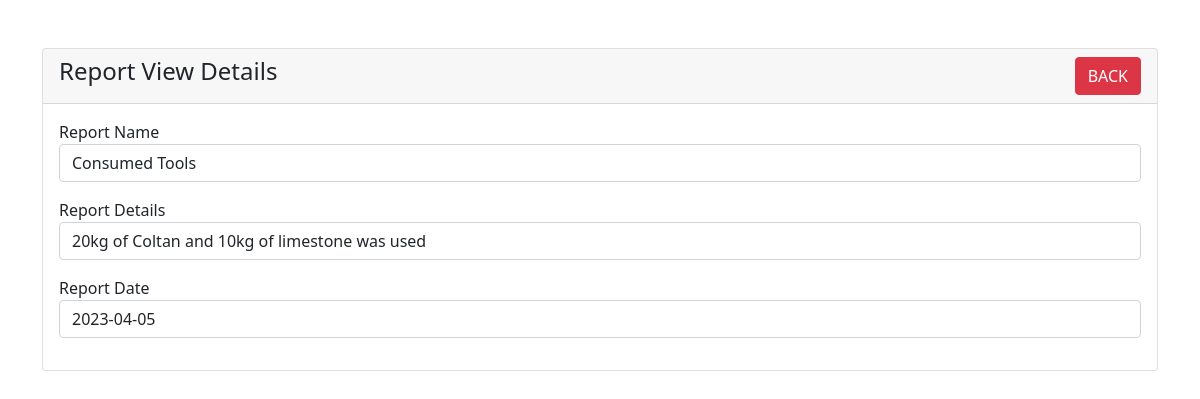
The page /report-view.php?id=6 on the database its author committed.
### tables this page shows
CREATE TABLE `report` (
  `id` int(6) NOT NULL,
  `name` varchar(191) NOT NULL,
  `details` varchar(191) NOT NULL,
  `rdate` date NOT NULL
);

### report-view.php (the view, shortened to what this page needs)
<?php
require 'dbcon.php';
?>
<!doctype html>
<html lang="en">
  <head>
    <link href="https://cdn.jsdelivr.net/npm/bootstrap@5.1.3/dist/css/bootstrap.min.css" rel="stylesheet">
</head>
<body>
    <div class="container mt-5">
        <div class="row">
            <div class="col-md-12">
                <div class="card">
                    <div class="card-header">
                        <h4>Report View Details
                            <a href="report.php" class="btn btn-danger float-end">BACK</a>
                        </h4>
                    </div>
                    <div class="card-body">
                        <?php
                        if(isset($_GET['id']))
                        {
                            $id = mysqli_real_escape_string($con, $_GET['id']);
                            $query = "SELECT * FROM report WHERE id='$id' ";
                            $query_run = mysqli_query($con, $query);
                            if(mysqli_num_rows($query_run) > 0)
                            {
                                $report = mysqli_fetch_array($query_run);
                                ?>
                                    <div class="mb-3">
                                        <label>Report Name</label>
                                        <p class="form-control">
                                            <?=$report['name'];?>
                                        </p>
                                    </div>
                                    <div class="mb-3">
                                        <label>Report Details</label>
                                        <p class="form-control">
                                            <?=$report['details'];?>
                                        </p>
                                    </div>
                                    <div class="mb-3">
                                        <label>Report Date</label>
                                        <p class="form-control">
                                            <?=$report['rdate'];?>
                                        </p>
                                    </div>
                                <?php
                            }
                            else
                            {
                                echo "<h4>No Such Id Found</h4>";
                            }
                        }
                        ?>
                    </div>
                </div>
            </div>
        </div>
    </div>
</body>
</html>

### rows shown on the page
report: name "Consumed Tools", details "20kg of Coltan and 10kg of limestone was used", rdate "2023-04-05"
